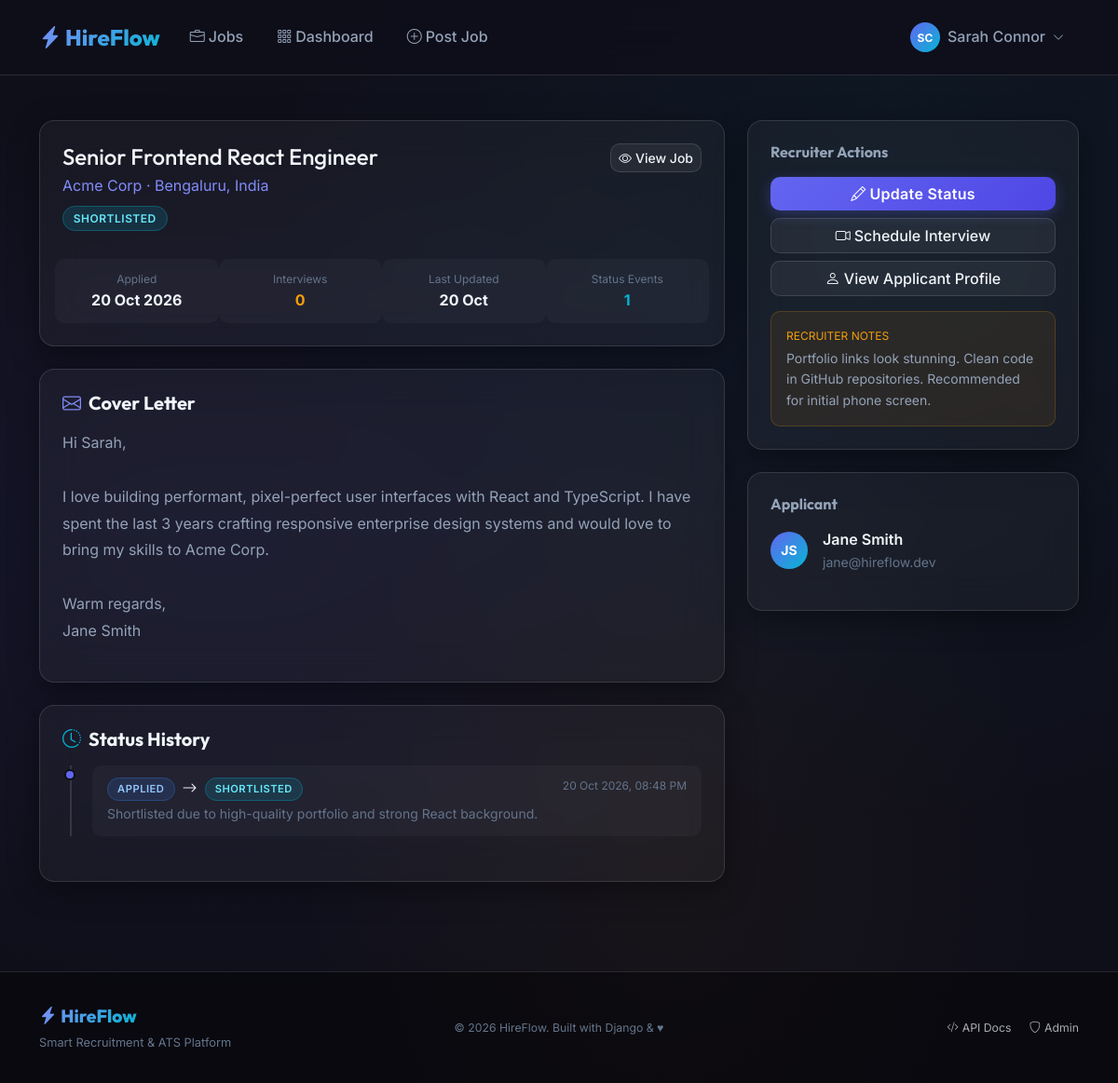
The page /applications/2/ (signed in) on the database its author committed.
### accounts/models.py (models this page shows, shortened)
class CustomUser(AbstractUser):
    ROLE_CHOICES = [
        ('admin', 'Admin'),
        ('recruiter', 'Recruiter'),
        ('applicant', 'Applicant'),
    ]
    role = models.CharField(max_length=20, choices=ROLE_CHOICES, default='applicant')
    email = models.EmailField(unique=True)
    USERNAME_FIELD = 'email'
    REQUIRED_FIELDS = ['username', 'first_name', 'last_name']
    @property
    def is_admin(self):
        return self.role == 'admin'
    @property
    def is_recruiter(self):
        return self.role == 'recruiter'
    @property
    def is_applicant(self):
        return self.role == 'applicant'
    def get_full_name(self):
        return f'{self.first_name} {self.last_name}'.strip() or self.username

### applications/models.py (models this page shows, shortened)
class Application(models.Model):
    STATUS_CHOICES = [
        ('applied', 'Applied'),
        ('shortlisted', 'Shortlisted'),
        ('interview', 'Interview Scheduled'),
        ('selected', 'Selected'),
        ('rejected', 'Rejected'),
        ('withdrawn', 'Withdrawn'),
    ]
    STATUS_COLORS = {
        'applied': 'primary',
        'shortlisted': 'info',
        'interview': 'warning',
        'selected': 'success',
        'rejected': 'danger',
        'withdrawn': 'secondary',
    }
    job = models.ForeignKey(Job, on_delete=models.CASCADE, related_name='applications')
    applicant = models.ForeignKey(
        settings.AUTH_USER_MODEL,
        on_delete=models.CASCADE,
        related_name='applications',
    )
    status = models.CharField(max_length=20, choices=STATUS_CHOICES, default='applied')
    cover_letter = models.TextField(blank=True)
    resume = models.FileField(upload_to='application_resumes/', blank=True, null=True)
    recruiter_notes = models.TextField(blank=True, help_text='Internal recruiter notes')
    applied_at = models.DateTimeField(auto_now_add=True)
    updated_at = models.DateTimeField(auto_now=True)
    class Meta:
        unique_together = ('job', 'applicant')
        ordering = ['-applied_at']

class StatusHistory(models.Model):
    application = models.ForeignKey(Application, on_delete=models.CASCADE, related_name='history')
    from_status = models.CharField(max_length=20, blank=True)
    to_status = models.CharField(max_length=20)
    changed_by = models.ForeignKey(settings.AUTH_USER_MODEL, on_delete=models.SET_NULL, null=True)
    note = models.TextField(blank=True)
    changed_at = models.DateTimeField(auto_now_add=True)
    class Meta:
        ordering = ['changed_at']

### jobs/models.py (models this page shows, shortened)
class Job(models.Model):
    TYPE_CHOICES = [
        ('full_time', 'Full Time'),
        ('part_time', 'Part Time'),
        ('contract', 'Contract'),
        ('internship', 'Internship'),
        ('remote', 'Remote'),
        ('hybrid', 'Hybrid'),
    ]
    EXPERIENCE_CHOICES = [
        ('entry', 'Entry Level (0-2 yrs)'),
        ('mid', 'Mid Level (2-5 yrs)'),
        ('senior', 'Senior Level (5+ yrs)'),
        ('lead', 'Lead / Manager'),
    ]
    STATUS_CHOICES = [
        ('draft', 'Draft'),
        ('active', 'Active'),
        ('closed', 'Closed'),
        ('paused', 'Paused'),
    ]
    recruiter = models.ForeignKey(
        settings.AUTH_USER_MODEL,
        on_delete=models.CASCADE,
        related_name='posted_jobs',
        limit_choices_to={'role__in': ['recruiter', 'admin']},
    )
    category = models.ForeignKey(JobCategory, on_delete=models.SET_NULL, null=True, related_name='jobs')
    title = models.CharField(max_length=200)
    company = models.CharField(max_length=200)
    company_logo = models.ImageField(upload_to='company_logos/', blank=True, null=True)
    location = models.CharField(max_length=150)
    job_type = models.CharField(max_length=20, choices=TYPE_CHOICES, default='full_time')
    experience_level = models.CharField(max_length=20, choices=EXPERIENCE_CHOICES, default='mid')
    description = models.TextField()
    requirements = models.TextField()
    responsibilities = models.TextField(blank=True)
    salary_min = models.PositiveIntegerField(null=True, blank=True, help_text='Monthly salary in INR')
    salary_max = models.PositiveIntegerField(null=True, blank=True)
    skills_required = models.TextField(help_text='Comma-separated skills')
    vacancies = models.PositiveIntegerField(default=1)
    deadline = models.DateField()
    status = models.CharField(max_length=20, choices=STATUS_CHOICES, default='active')
    is_featured = models.BooleanField(default=False)
    views_count = models.PositiveIntegerField(default=0)
    created_at = models.DateTimeField(auto_now_add=True)
    updated_at = models.DateTimeField(auto_now=True)
    class Meta:
        ordering = ['-is_featured', '-created_at']

### applications/views.py (the view)
# urls.py: path('<int:pk>/', views.application_detail, name='detail'),
@login_required
def application_detail(request, pk):
    application = get_object_or_404(Application, pk=pk)
    if not (
        application.applicant == request.user or
        application.job.recruiter == request.user or
        request.user.is_admin
    ):
        return HttpResponseForbidden('Access denied.')
    interviews = application.interviews.all()
    history = application.history.all()
    return render(request, 'applications/application_detail.html', {
        'application': application,
        'interviews': interviews,
        'history': history,
    })

### templates/applications/application_detail.html (shortened to what this page needs)
{% extends 'base.html' %}
{% load crispy_forms_tags %}
{% block content %}
<div class="container py-5">
  <div class="row g-4">
    <div class="col-lg-8">
      <div class="glass-card-static p-4 mb-4">
        <div class="d-flex justify-content-between align-items-start">
          <div>
            <h1 class="h4 mb-1">{{ application.job.title }}</h1>
            <p style="color:var(--primary-light);margin-bottom:0.5rem;">{{ application.job.company }} · {{ application.job.location }}</p>
            <span class="badge-status status-{{ application.status }}">{{ application.get_status_display }}</span>
          </div>
          <a href="{% url 'jobs:detail' application.job.pk %}" class="btn btn-secondary-glass btn-sm">
            <i class="bi bi-eye me-1"></i>View Job
          </a>
        </div>
        <div class="row g-3 mt-3">
          <div class="col-6 col-md-3 text-center" style="background:rgba(255,255,255,0.03);border-radius:10px;padding:0.75rem;">
            <div style="font-size:0.75rem;color:var(--text-muted);">Applied</div>
            <div style="font-weight:700;color:var(--text-primary);">{{ application.applied_at|date:"d M Y" }}</div>
          </div>
          <div class="col-6 col-md-3 text-center" style="background:rgba(255,255,255,0.03);border-radius:10px;padding:0.75rem;">
            <div style="font-size:0.75rem;color:var(--text-muted);">Interviews</div>
            <div style="font-weight:700;color:var(--warning);">{{ interviews.count }}</div>
          </div>
          <div class="col-6 col-md-3 text-center" style="background:rgba(255,255,255,0.03);border-radius:10px;padding:0.75rem;">
            <div style="font-size:0.75rem;color:var(--text-muted);">Last Updated</div>
            <div style="font-weight:700;color:var(--text-primary);">{{ application.updated_at|date:"d M" }}</div>
          </div>
          <div class="col-6 col-md-3 text-center" style="background:rgba(255,255,255,0.03);border-radius:10px;padding:0.75rem;">
            <div style="font-size:0.75rem;color:var(--text-muted);">Status Events</div>
            <div style="font-weight:700;color:var(--secondary);">{{ history.count }}</div>
          </div>
        </div>
      </div>
      {% if application.cover_letter %}
      <div class="glass-card-static p-4 mb-4">
        <h5 class="mb-3"><i class="bi bi-envelope me-2" style="color:var(--primary-light);"></i>Cover Letter</h5>
        <p style="color:var(--text-secondary);line-height:1.8;white-space:pre-line;">{{ application.cover_letter }}</p>
      </div>
      {% endif %}
      <div class="glass-card-static p-4">
        <h5 class="mb-3"><i class="bi bi-clock-history me-2" style="color:var(--secondary);"></i>Status History</h5>
        <div class="timeline">
          {% for event in history %}
          <div class="timeline-item">
            <div class="timeline-dot"></div>
            <div style="background:rgba(255,255,255,0.03);border-radius:10px;padding:0.75rem 1rem;">
              <div class="d-flex justify-content-between">
                <span style="font-weight:600;color:var(--text-primary);">
                  {% if event.from_status %}
                  <span class="badge-status status-{{ event.from_status }}" style="font-size:0.7rem;">{{ event.from_status }}</span>
                  <i class="bi bi-arrow-right mx-1"></i>
                  {% endif %}
                  <span class="badge-status status-{{ event.to_status }}" style="font-size:0.7rem;">{{ event.to_status }}</span>
                </span>
                <span style="color:var(--text-muted);font-size:0.75rem;">{{ event.changed_at|date:"d M Y, h:i A" }}</span>
              </div>
              {% if event.note %}<p style="color:var(--text-muted);font-size:0.875rem;margin-top:0.25rem;margin-bottom:0;">{{ event.note }}</p>{% endif %}
            </div>
          </div>
          {% endfor %}
        </div>
      </div>
    </div>
    <div class="col-lg-4">
      {% if request.user.is_recruiter or request.user.is_admin %}
      <div class="glass-card-static p-4 mb-4">
        <h6 style="color:var(--text-secondary);margin-bottom:1rem;">Recruiter Actions</h6>
        <div class="d-grid gap-2">
          <a href="{% url 'applications:update_status' application.pk %}" class="btn btn-primary">
            <i class="bi bi-pencil me-1"></i>Update Status
          </a>
          <a href="{% url 'applications:schedule_interview' application.pk %}" class="btn btn-secondary-glass">
            <i class="bi bi-camera-video me-1"></i>Schedule Interview
          </a>
          <a href="{% url 'accounts:applicant_profile' application.applicant.pk %}" class="btn btn-secondary-glass">
            <i class="bi bi-person me-1"></i>View Applicant Profile
          </a>
        </div>
        {% if application.recruiter_notes %}
        <div class="mt-3 p-3" style="background:rgba(245,158,11,0.08);border:1px solid rgba(245,158,11,0.2);border-radius:10px;">
          <div style="font-size:0.75rem;color:var(--warning);margin-bottom:0.25rem;">RECRUITER NOTES</div>
          <p style="color:var(--text-secondary);font-size:0.875rem;margin-bottom:0;">{{ application.recruiter_notes }}</p>
        </div>
        {% endif %}
      </div>
      {% endif %}
      {% if request.user.is_recruiter or request.user.is_admin %}
      <div class="glass-card-static p-4">
        <h6 style="color:var(--text-secondary);margin-bottom:1rem;">Applicant</h6>
        <div class="d-flex align-items-center gap-3 mb-3">
          <div class="avatar-circle">{{ application.applicant.first_name|first|upper }}{{ application.applicant.last_name|first|upper }}</div>
          <div>
            <div style="font-weight:600;">{{ application.applicant.get_full_name }}</div>
            <div style="color:var(--text-muted);font-size:0.875rem;">{{ application.applicant.email }}</div>
          </div>
        </div>
      </div>
      {% endif %}
    </div>
  </div>
</div>
{% endblock %}

### templates/base.html (shortened to what this page needs)
{% load static %}
<!DOCTYPE html>
<html lang="en" data-bs-theme="dark">
<head>
  <link href="https://cdn.jsdelivr.net/npm/bootstrap@5.3.2/dist/css/bootstrap.min.css" rel="stylesheet">
  <link rel="stylesheet" href="https://cdn.jsdelivr.net/npm/bootstrap-icons@1.11.3/font/bootstrap-icons.min.css">
  <link rel="stylesheet" href="{% static 'css/main.css' %}">
</head>
<body>
  <nav class="navbar navbar-expand-lg">
    <div class="container">
      <a class="navbar-brand" href="{% url 'jobs:list' %}">
        <i class="bi bi-lightning-charge-fill me-1"></i>HireFlow
      </a>
      <div class="collapse navbar-collapse" id="navMain">
        <ul class="navbar-nav me-auto gap-1">
          <li class="nav-item">
            <a class="nav-link {% if request.resolver_match.namespace == 'jobs' and request.resolver_match.url_name == 'list' %}active{% endif %}"
               href="{% url 'jobs:list' %}">
              <i class="bi bi-briefcase me-1"></i>Jobs
            </a>
          </li>
          {% if user.is_authenticated %}
          <li class="nav-item">
            <a class="nav-link {% if request.resolver_match.namespace == 'dashboard' %}active{% endif %}"
               href="{% url 'dashboard:home' %}">
              <i class="bi bi-grid-3x3-gap me-1"></i>Dashboard
            </a>
          </li>
          {% if user.is_recruiter or user.is_admin %}
          <li class="nav-item">
            <a class="nav-link" href="{% url 'jobs:create' %}">
              <i class="bi bi-plus-circle me-1"></i>Post Job
            </a>
          </li>
          {% endif %}
          {% endif %}
        </ul>
        <ul class="navbar-nav gap-2 align-items-center">
          {% if user.is_authenticated %}
            <li class="nav-item dropdown">
              <a class="nav-link d-flex align-items-center gap-2" href="#" data-bs-toggle="dropdown">
                <div class="avatar-circle" style="width:32px;height:32px;font-size:0.75rem;">
                  {{ user.first_name|first|upper }}{{ user.last_name|first|upper }}
                </div>
                <span class="d-none d-md-inline">{{ user.get_full_name }}</span>
                <i class="bi bi-chevron-down" style="font-size:0.75rem;"></i>
              </a>
            </li>
          {% endif %}
        </ul>
      </div>
    </div>
  </nav>
  <main>
    {% block content %}{% endblock %}
  </main>
  <footer class="mt-5">
    <div class="container">
      <div class="row align-items-center">
        <div class="col-md-4">
          <span class="navbar-brand mb-0" style="font-size:1.2rem;">
            <i class="bi bi-lightning-charge-fill me-1"></i>HireFlow
          </span>
          <p class="mt-1 mb-0" style="color:var(--text-muted);font-size:0.8rem;">Smart Recruitment & ATS Platform</p>
        </div>
        <div class="col-md-4 text-center">
          <small style="color:var(--text-muted);">
            &copy; {% now "Y" %} HireFlow. Built with Django & ♥
          </small>
        </div>
        <div class="col-md-4 text-end">
          <a href="{% url 'api:api-root' %}" class="text-muted text-decoration-none small me-3">
            <i class="bi bi-code-slash me-1"></i>API Docs
          </a>
          <a href="/admin/" class="text-muted text-decoration-none small">
            <i class="bi bi-shield me-1"></i>Admin
          </a>
        </div>
      </div>
    </div>
  </footer>
</body>
</html>

### rows shown on the page
CustomUser: first_name|first "S", last_name|first "C", get_full_name "Sarah Connor"
Application: job "Senior Frontend React Engineer", job.company "Acme Corp", job.location "Bengaluru, India", status "SHORTLISTED", applied_at "20 Oct 2026", count "0", updated_at "20 Oct", count "1", cover_letter "Hi Sarah, I love building performant, pixel-perfect user interfaces with React and TypeScript. I have spent the last 3 years crafting responsive enterprise design systems and would love to bring my skills to Acme Corp. Warm regards, Jane Smith", recruiter_notes "Portfolio links look stunning. Clean code in GitHub repositories. Recommended for initial phone screen.", applicant.first_name|first "J", applicant.last_name|first "S", applicant.get_full_name "Jane Smith", applicant.email "jane@hireflow.dev"
StatusHistory: from_status "APPLIED", to_status "SHORTLISTED", changed_at "20 Oct 2026, 08:48 PM", note "Shortlisted due to high-quality portfolio and strong React background."
